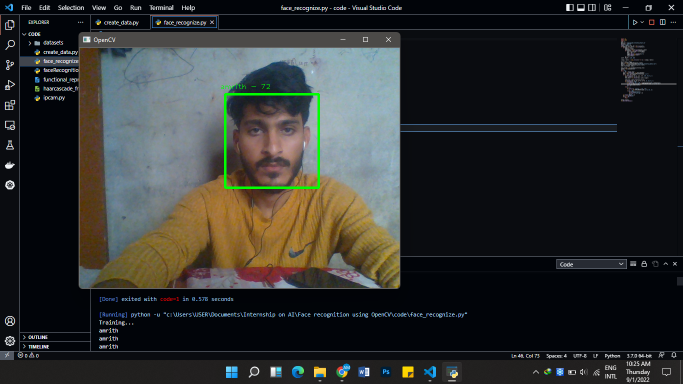
#> input picture Untitled.png, 1366 x 768 px, given in place of the camera (shown at 1/2 size)
$ python create_data.py
#> lines starting #> are read from the running program, lines starting #| are printed output that depends on the picture; after the words box and inside, x2 and y2 are one past the last pixel; in counts of white or black regions, pixels touching at a corner belong together
import cv2
import os
haar_file = 'haarcascade_frontalface_default.xml'
datasets = 'datasets'
sub_data = 'amrith'

path = os.path.join(datasets, sub_data)
if not os.path.isdir(path):
    os.mkdir(path)
(width, height) = (130, 100)


face_cascade = cv2.CascadeClassifier(haar_file)
webcam = cv2.VideoCapture(0)

count = 1
while count < 31:
    print(count)
    (_, im) = webcam.read()
#> im is the input picture: shape (768, 1366, 3); mean B, G, R 45.8, 47.1, 45.4
    gray = cv2.cvtColor(im, cv2.COLOR_BGR2GRAY)
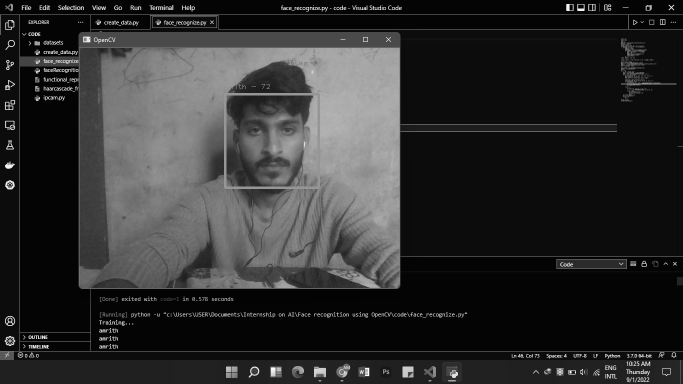
#> gray: shape (768, 1366) (shown at 1/2 size); min 2, max 255, mean 46.6
    faces = face_cascade.detectMultiScale(gray, 1.3, 4)
#> faces = [[462, 195, 169, 169]]
    for (x, y, w, h) in faces:
        cv2.rectangle(im, (x, y), (x+w, y+h), (255, 0, 0), 2)
        face = gray[y:y + h, x:x + w]
        face_resize = cv2.resize(face, (width, height))
        cv2.imwrite('%s/%s.png' % (path, count), face_resize)
#> this loop made 1 pass
#> pass 1, `face = gray[y:y + h, x:x + w]`:
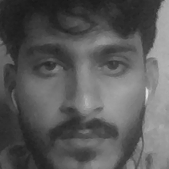
#> face: shape (169, 169); min 25, max 222, mean 89.6
#> pass 1, `face_resize = cv2.resize(face, (width, height))`:
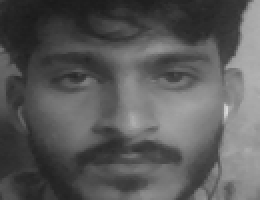
#> face_resize: shape (100, 130) (shown 2 times larger); min 26, max 217, mean 89.5
#> after the loop:
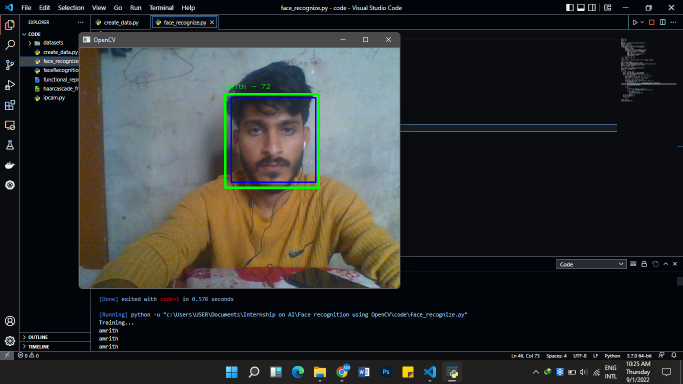
#> im: shape (768, 1366, 3) (shown at 1/2 size); 0.19% of pixels changed, all inside (x1, y1, x2, y2) = (461, 194, 633, 366)
    count += 1

    cv2.imshow('OpenCV', im)
    key = cv2.waitKey(10)
#> (key Esc is pressed here)
    if key == 27:
        break
webcam.release()
cv2.destroyAllWindows()
